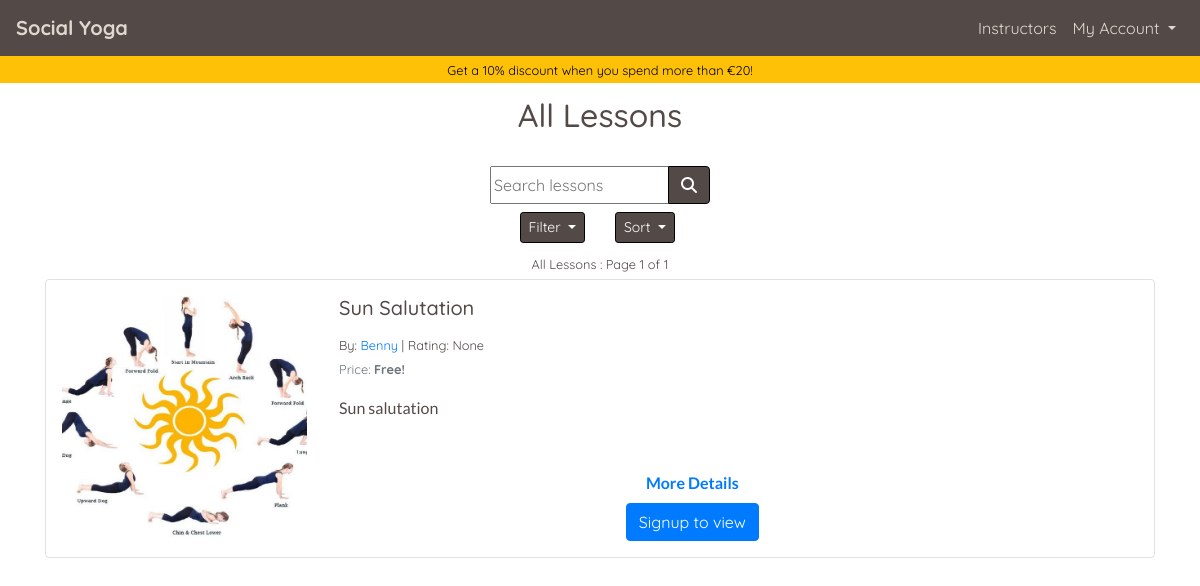
The app's page /lessons/, older data.
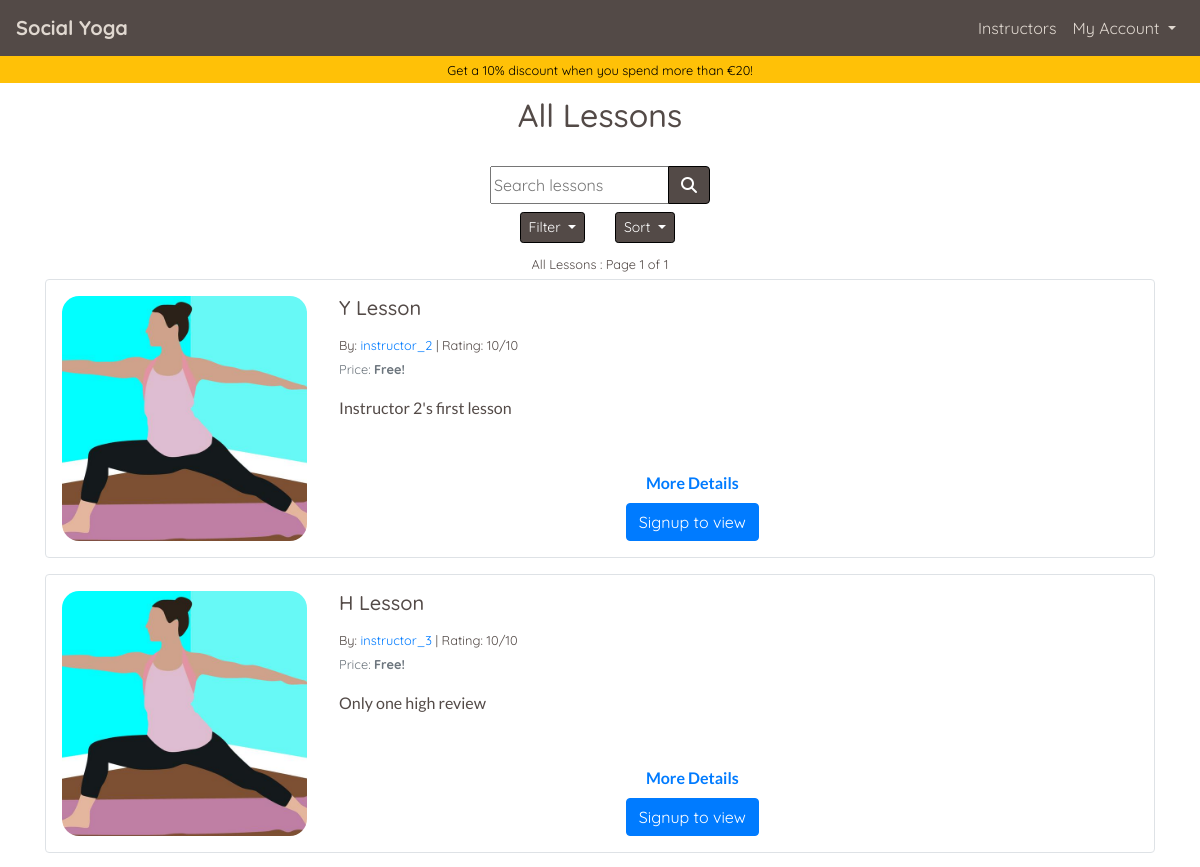
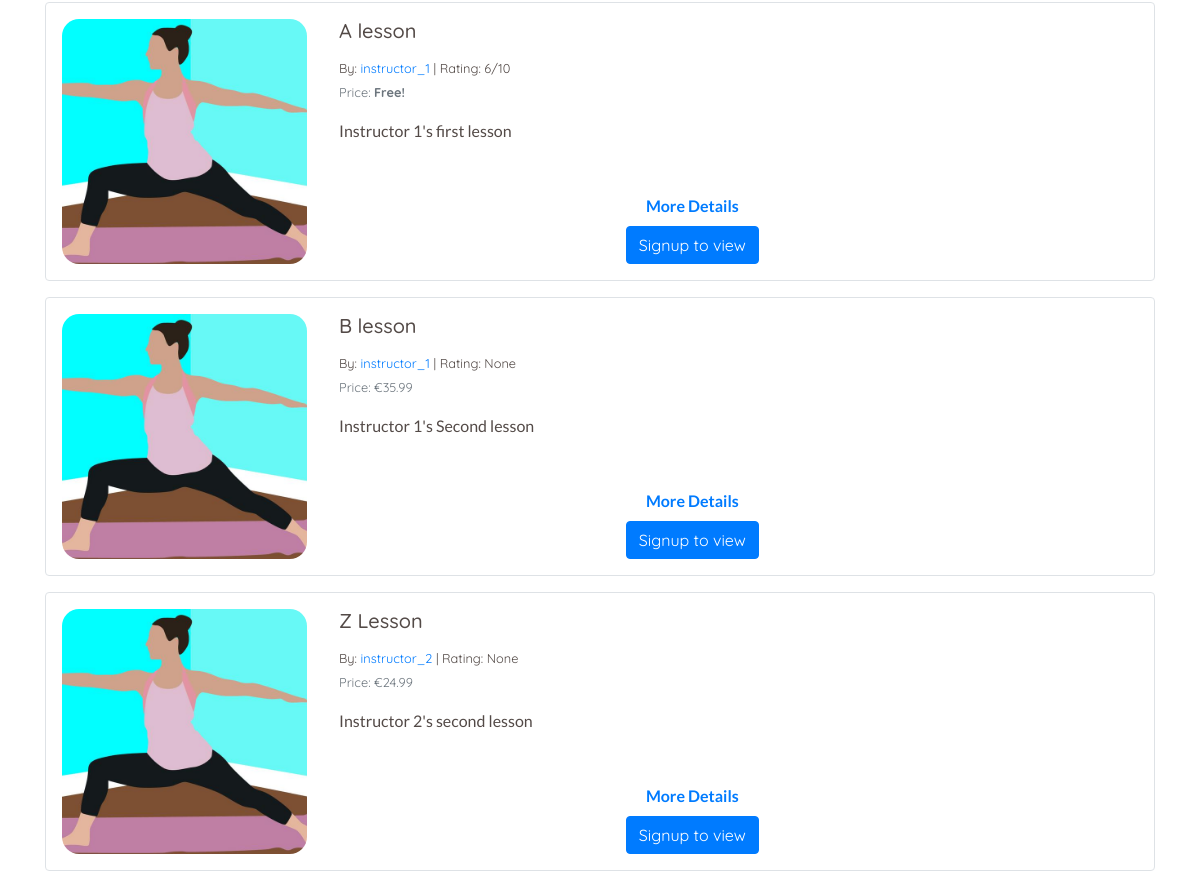
The same page, newer data (2 pictures, top to bottom).
### lessons/models.py (models this page shows, shortened)
class Lesson(models.Model):
    lesson_id = models.CharField(max_length=32, null=False, editable=False)
    instructor_profile = models.ForeignKey(
        UserProfile, on_delete=models.SET_NULL, null=True,
        blank=True, related_name='lessons'
        )
    lesson_name = models.CharField(max_length=32, null=False, editable=True)
    card_description = models.TextField(max_length=254)
    description = models.TextField(max_length=2048)
    image = ResizedImageField(
        size=[600, 600], quality=75, crop=['middle', 'center'],
        force_format='JPEG', upload_to='lesson_images/'
        )
    rating = models.DecimalField(
        max_digits=5, decimal_places=0, null=True, blank=True
        )
    video_url = models.URLField(
        max_length=1024, blank=False, null=False
        )
    time = models.IntegerField(blank=False, null=False)
    is_free = models.BooleanField(default=True)
    price = models.DecimalField(
        max_digits=6, decimal_places=2, blank=False, null=False, default=0.00
        )

### profiles/models.py (models this page shows, shortened)
class UserProfile(models.Model):
    user = models.OneToOneField(User, on_delete=models.CASCADE)
    first_name = models.CharField(max_length=50, null=False, blank=False)
    last_name = models.CharField(max_length=50, null=False, blank=False)
    is_instructor = models.BooleanField(default=False)
    requested_instructor_status = models.BooleanField(default=False)
    card_description = models.TextField(max_length=256, blank=True, default='')
    profile_description = models.TextField(max_length=650, default='')
    image = ResizedImageField(
        size=[600, 600], quality=75, crop=['middle', 'center'],
        force_format='JPEG', null=True, blank=True,
        upload_to='profile_images/'
        )
    rating = models.DecimalField(
        max_digits=5, decimal_places=0, null=True, blank=True
        )
    lesson_count = models.IntegerField(default=0, editable=False)
    def __str__(self):
        return self.user.username

### lessons/views.py (the view, shortened to what this page needs)
# urls.py: path('', views.lessons, name='lessons'),
def lessons(request):
    profile = get_profile_or_none(request)
    lessons = Lesson.objects.all().annotate(
        review_count=Count('reviewedLesson'))
    subscribed_lesson_list = []
    paid_lesson_list = []
    page_title = 'All Lessons'
    sub_title = None
    filter_title = 'All Lessons'
    filter_subtitle = ''
    valid_sort_values = ['lesson_name',
                         'instructor_profile',
                         'rating',
                         'price']
    sortby = 'rating'
    filter_by = 'all_lessons'
    sort_direction = 'desc'
    instructor_to_display = None
    query = ''
    page_number = 1  # Default page number
    lessons_on_page = 5  # No of lessons on a page at once
    if sort_direction == 'asc':
        if sortby == 'rating':
            lessons = lessons.order_by(
                (F(sortby).asc(nulls_last=True)), 'review_count')
        else:
            lessons = lessons.order_by(F(sortby).asc(nulls_last=True))
    else:
        if sortby == 'rating':
            lessons = lessons.order_by(
                (F(sortby).desc(nulls_last=True)), '-review_count')
        else:
            lessons = lessons.order_by(F(sortby).desc(nulls_last=True))
    p = Paginator(lessons, lessons_on_page)
    try:
        page_object = p.page(page_number)
    except EmptyPage:
        messages.error(request, "Page does not exist, returning to page 1")
        page_object = p.page(1)
    template = 'lessons/lessons.html'
    context = {
        'profile': profile,
        'lessons': page_object,
        'subscribed_lesson_list': subscribed_lesson_list,
        'paid_lesson_list': paid_lesson_list,
        'page_title': page_title,
        'sub_title': sub_title,
        'filter_title': filter_title,
        'filter_subtitle': filter_subtitle,
        'sort_by': sortby,
        'sort_direction': sort_direction,
        'filter_by': filter_by,
        'instructor_to_display': instructor_to_display,
        'current_query': query,
        'show_discount_banner': True,
    }
    return render(request, template, context)

### home/contexts.py (called while the page is built)
def purchased_lessons(request):
    profile = get_profile_or_none(request)
    purchased = None
    purchased_lesson_ids = []
    if profile:
        purchased = OrderLineItem.objects.filter(profile=profile)
        if purchased:
            for item in purchased:
                purchased_lesson_ids.append(item.lesson.lesson_id)
    context = {
        'purchased_lessons': purchased,
        'purchased_lesson_ids': purchased_lesson_ids,
    }
    return context

### yoga/utils.py (called while the page is built)
def get_profile_or_none(request):
    try:
        return UserProfile.objects.get(user=request.user)
    except Exception:
        return None

### lessons/templates/lessons/lessons.html (shortened to what this page needs)
{% extends "base.html" %}
{% load static %}
{% block page_header %}
<div class="container header-container">
    <div class="row">
        <div class="col">
            <h1 class="text-center title-text my-3 {% if show_discount_banner %}pt-xl-4{% endif %}" id="lesson-page-title">{{ page_title}}</h1>
        </div>
    </div>
</div>
{% endblock %}
{% block content %}
<div class="container page-contents">
    <div class="row">
        <div class="col-12 mt-2">
            {% include 'lessons/includes/lesson_sorting.html' %}
            <p class="text-center mb-1">
                <strong>
                    <small>
                        {{ filter_title }}{{ filter_subtitle }}{% if lessons %} : Page {{ lessons.number }} of {{ lessons.paginator.num_pages }}{% endif %}
                    </small>
                </strong>
            </p>
            {% if lessons %}
                {% for lesson in lessons %}
                    {% include 'lessons/includes/lesson_card.html' %}
                {% endfor %}
            {% else %}
                {% if instructor_to_display %}
                    <p class="text-center mt-5"><strong>No lesons available</strong></p>
                {% endif %}
            {% endif %}
        </div>
    </div>
</div>
{% endblock %}

### lessons/templates/lessons/includes/lesson_card.html
<div class="card mb-3 border custom-border" style="width: 100%;" id="{{ lesson.lesson_id }}">
    <div class="row no-gutters">
        <div class="col-md-3 d-flex">
            {% if lesson.image %}
                <div class="lesson-card-image-container m-auto p-3 text-center">
                    <img class="lesson-card-image img-fluid" src="{{ lesson.image.url }}" alt="{{ lesson.lesson_name }}">
                </div>
            {% endif %}
        </div>
        <div class="col-md-8">
            <div class="card-body p-3 h-100 d-flex flex-column">
                <h5 class="card-title">{{ lesson.lesson_name }}</h5>
                <p class="card-text mb-0"><small>By: <a href="{% url 'lessons' %}?instructor={{ lesson.instructor_profile.id }}">{{ lesson.instructor_profile }}</a> | Rating: {{ lesson.rating }}{% if lesson.rating %}/10{% endif %}</small></p>
                {% if lesson.price > 0 %}
                    <p class="card-text"><small class="text-muted">Price:
                        {% if lesson.lesson_id in purchased_lesson_ids %}
                            <span class="text-success"><strong>Purchased!</strong></small></span>
                        {% else %}
                            <span> €{{ lesson.price }}</small></span>
                        {% endif %}
                    </p>
                {% else %}
                    <p class="card-text"><small class="text-muted">Price: <strong>Free!</strong></small></p>
                {% endif %}
                <p class="card-text alt-font">{{ lesson.card_description }}</p>
                <p class="card-text alt-font mb-2 mt-auto text-center text-info"><a href="" onclick="javascript:get_modal_data('{{ lesson.lesson_id }}')" class=""><strong>More Details</strong></a></p>
                <div class="lesson-card-button-container mt-0 w-100 d-flex">
                    <div class="buttons mx-auto">
                        {% if user.is_authenticated %}
                            {% if lesson.lesson_id not in paid_lesson_list and lesson.is_free == False %}
                            <a class="btn btn-warning" href="" onclick="javascript:add_to_basket('{{ lesson.lesson_id }}')" id="add_{{ lesson.lesson_id }}" role="button"><span>{% if lesson.lesson_id in basket_item_ids %}In basket{% else %}€{{ lesson.price }}{% endif %}</span>
                                    <span class="icon">
                                        <i class="fas fa-cart-plus"></i>
                                    </span>
                                </a>
                            {% elif lesson.lesson_id in subscribed_lesson_list and lesson%}
                                <span class="btn btn-warning button-unsubscribe" id="unsubscribe_lesson_button_id_{{ lesson.lesson_id }}" href="" onclick="javascript:subscribe('false', '{{ lesson.lesson_id }}', '{{ current_filter }}')" role="button">Unsubscribe</span>
                                <span hidden class="btn btn-danger" href="" id="subscribe_lesson_button_id_{{ lesson.lesson_id }}" onclick="javascript:subscribe('true', '{{ lesson.lesson_id }}', '{{ current_filter }}')" role="button">Subscribe to lesson</span>
                                <a class="btn btn-success" href="{% url 'studio' lesson.lesson_id %}" id="start_lesson_button_id_{{ lesson.lesson_id }}" role="button">Start Lesson</a>
                            {% else %}
                                <span hidden class="btn btn-warning button-unsubscribe" id="unsubscribe_lesson_button_id_{{ lesson.lesson_id }}" href="" onclick="javascript:subscribe('false', '{{ lesson.lesson_id }}', '{{ current_filter }}')" role="button">Unsubscribe</span>
                                <span class="btn btn-danger" href="" id="subscribe_lesson_button_id_{{ lesson.lesson_id }}" onclick="javascript:subscribe('true', '{{ lesson.lesson_id }}', '{{ current_filter }}')" role="button">Subscribe to lesson</span>
                                <a hidden class="btn btn-success" href="{% url 'studio' lesson.lesson_id %}" id="start_lesson_button_id_{{ lesson.lesson_id }}" role="button">Start Lesson</a>
                            {% endif %}
                        {% else %}
                            <a class="btn btn-primary" href="{% url 'account_signup' %}" role="button">Signup to view</a>
                        {% endif %}
                    </div>
                </div>
            </div>
        </div>
    </div>
</div>

Row changes from the older to the newer data that the page shows:
removed Lesson: image (picture), lesson_name "Sun Salutation", instructor_profile "Benny", rating "None", shows "Price:", price "Free!", card_description "Sun salutation"
added Lesson: image (picture), lesson_name "Y Lesson", instructor_profile "instructor_2", rating "10", shows "/10", shows "Price:", price "Free!", card_description "Instructor 2's first lesson"
added Lesson: image (picture), lesson_name "H Lesson", instructor_profile "instructor_3", rating "10", shows "/10", shows "Price:", price "Free!", card_description "Only one high review"
added Lesson: image (picture), lesson_name "A lesson", instructor_profile "instructor_1", rating "6", shows "/10", shows "Price:", price "Free!", card_description "Instructor 1's first lesson"
added Lesson: image (picture), lesson_name "B lesson", instructor_profile "instructor_1", rating "None", price "35.99", card_description "Instructor 1's Second lesson"
added Lesson: image (picture), lesson_name "Z Lesson", instructor_profile "instructor_2", rating "None", price "24.99", card_description "Instructor 2's second lesson"
